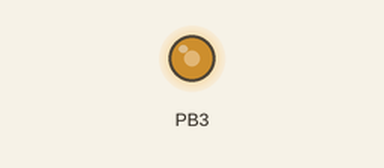
This program was run on a simulated ATmega32, built with avr-gcc and emulated at 16 MHz (the files do not name the chip). Parts: output pins drawn as LEDs (lit = HIGH).

Above: at 0.2 s.
Timing chart, 0 to 1.7 s (numbered marks = the images above):
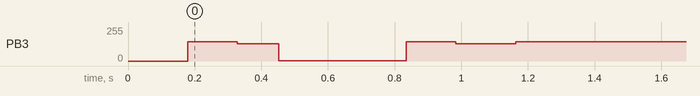

The program:

main.c
```c
#include <avr/interrupt.h>
#include <avr/io.h>

#include "global.h"
#include "modplayer.h"
#include "moduledata.h"
#include "paula_emu.h"


int main (void) {


	//Set TIMER0 (PWM OC0 Pin)
	DDRB |= (1<<3);
	TCCR0 |= (1<<WGM01|1<<WGM00|1<<COM01|1<<CS00);
	OCR0 = 128;

	//Set TIMER1 (Next Sample Timer)
	TIMSK |= (1 << OCIE1A);
	TCCR1B |= (1<<WGM12) | (1<<CS11);

	//Set TIMER2 (Frames)
	TIMSK |= (1 << OCIE2);
	TCCR2 = (1<<WGM21) | (1<<CS22) | (1<<CS21) | (1<<CS20);
	OCR2 = 255;

	modplayer_init();

	sei();

	while(1) { }

}


ISR (TIMER1_COMPA_vect) {
	paula_render();
}


ISR (TIMER2_COMP_vect) {
	modplayer_next_frame();
}
```

global.h
```c
#define SYSCLK 16000000

#define SBI(port,bit) port |= (1<<bit)
#define CBI(port,bit) port &= ~(1<<bit)
#define NOP asm volatile ("nop");

//#define SAMPLERATE 8000

//#define REFERENCE_RATE 8287

// FIXED POINT ARITHMETICS

//#define FPACBITS 16

//#define FPA_TO_NORM(a) (a >> FPACBITS)
//#define NORM_TO_FPA(a) ((uint32_t)(((uint32_t)a) << FPACBITS))
//#define FPA_MUL(a,b) ((a * b) >> FPACBITS)
//#define FPA_DIV(a,b) ((a << FPACBITS) / b)

//#define FPS 50 // PAL
//#define SAMPLES_PER_FRAME (SAMPLERATE/FPS)

#define OFFSET_SAMPLE_HEADER (20)
#define SAMPLE_HEADER_LENGTH (22+2+1+1+2+2)

#define OFFSET_SONG_HEADER (OFFSET_SAMPLE_HEADER + SAMPLE_HEADER_LENGTH * 31)
#define OFFSET_PATTERNS (OFFSET_SONG_HEADER + 1 + 1 + 128 + 4)

//#define SET_BIT(PORT, BITNUM)    ((PORT) |=  (1<<(BITNUM)))
//#define CLEAR_BIT(PORT, BITNUM)  ((PORT) &= ~(1<<(BITNUM)))
//#define TOGGLE_BIT(PORT, BITNUM) ((PORT) ^=  (1<<(BITNUM)))


#define TESTCHAN 2
```

modplayer.c
```c
#include "global.h"
#include "modplayer.h"
#include "moduledata.h"
#include "paula_emu.h"

uint32_t offset_samples;

uint8_t numpatterns;
uint8_t patterntable[128];
uint8_t numsongpos;

uint8_t speed = 6;

uint8_t songpos = 0;
uint8_t activerow = 0;
uint8_t activeframe = 0;

struct t_channelstate channelstate[4];
struct t_sampleheader sampleheader[31];

void trigger(uint8_t ch, uint8_t sample_id, uint16_t rate) {

	if (ch != TESTCHAN) return;

	channelstate[ch].sample_id = sample_id;
	channelstate[ch].rate_before_fx = rate;
	channelstate[ch].arp[0] = 0;
	channelstate[ch].arp[1] = 0;
	channelstate[ch].arp[2] = 0;

	paulachannel[ch].addr = offset_samples + sampleheader[sample_id].data_offset;
	paulachannel[ch].length = sampleheader[sample_id].length;
	paulachannel[ch].finalrate = rate;
	paulachannel[ch].volume = 64;

	paulachannel[ch].loop_start = sampleheader[sample_id].loop_start;
	paulachannel[ch].loop_end = sampleheader[sample_id].loop_end;
	paulachannel[ch].loop_length = paulachannel[ch].loop_end - paulachannel[ch].loop_start;
	paulachannel[ch].loop_enable = sampleheader[sample_id].loop;

	paulachannel[ch].position = 0;
	paulachannel[ch].playing = 1;

	OCR1A = rate;

}


/**
 *
 */
void next_row() {

	activerow++;

	if (activerow >= 63) {
		activerow = 0;
		songpos++;
		if(songpos >= numsongpos) songpos = 0;
	}

}

/**
 *
 */
void process_row() {
	uint8_t ch;

	uint32_t pre_offset = OFFSET_PATTERNS + (patterntable[songpos] << 10) + (activerow << 4);

	for (ch=0;ch<4;ch++) {

		// Decode one division
		uint32_t offset = pre_offset + (ch * 4);

		uint8_t byte1 = pgm_read_byte(&moduledata[offset]);
		uint8_t byte2 = pgm_read_byte(&moduledata[offset+1]);
		uint8_t byte3 = pgm_read_byte(&moduledata[offset+2]);
		uint8_t byte4 = pgm_read_byte(&moduledata[offset+3]);
		uint16_t rate = ((byte1 & 0x0f) << 8) + byte2;
		uint8_t sample_id = (byte1 & 0xf0) + (byte3 >> 4);
		uint8_t effectdata = byte4;
		uint8_t effectid = byte3 & 0x0f;

		if (sample_id > 0) {
			trigger(ch,sample_id - 1,rate & 0x0fff);
		}

		switch(effectid) {

			case 0:
				channelstate[ch].arp[0] = 0;
				channelstate[ch].arp[1] = effectdata >> 4;
				channelstate[ch].arp[2] = effectdata & 0xf;
				break;

			case 0xc:
				sampleheader[sample_id].volume = effectdata;
				paulachannel[ch].volume = effectdata;
				break;

			case 0xb:
				songpos = effectdata;
				break;

			case 0xf:
				speed = effectdata & 0xf;
				break;

		}

	}

}

// 6bit FPA
//uint16_t FParptable[16] = {64,68,72,76,81,85,91,96,102,108,114,121,128};
uint16_t FParptable[16] = {51,54,57,61,65,68,72,77,81,86,91,97,102};

// 7bit FPA
//uint16_t FParptable[16] = {128,136,144,152,161,171,181,192,203,215,228,241,256,271,287,304};

// 8bit FPA
//uint16_t FParptable[16] = {256,271,287,304,322,342,362,383,406,430,456,483,512,542,574,608};

//10bit FPA
//uint16_t FParptable[16] = {1024,1085,1149,1218,1290,1366,1448,1534,1625,1721,1823,1932,2047,2168,2297,2433};

//16bit FPA
//uint32_t FParptable[16] = {65536,69429,73553,77922,82551,87454,92649,98152,103982,110159,116702,123634,130978,138758,147001,155733};

/**
 *
 */
void process_frame() {

	uint8_t arpindex = activeframe % 3;

	uint8_t ch;
	for (ch=0;ch<4;ch++) {

		if (ch == TESTCHAN) {

			if (paulachannel[ch].playing) {

				uint8_t arptable_index = channelstate[ch].arp[arpindex];

				uint16_t arped_rate = channelstate[ch].rate_before_fx * (FParptable[arptable_index]);

				paulachannel[ch].finalrate = arped_rate >> 6;

				OCR1A = paulachannel[ch].finalrate;
				//OCR1A = channelstate[ch].rate_before_fx;
			}

		}

	}


}

/**
 *
 */
void modplayer_next_frame() {

	if (activeframe < speed) {
		process_frame();
		activeframe++;
	} else {
		activeframe = 0;
		next_row();
		process_row();
	}

}

/**
 *
 */
void copy_sampleinfo() {

	uint32_t soff=0;
	uint8_t c;

	// read SAMPLEINFO from FLASH into RAM
	for(c=0;c<31;c++) {

		sampleheader[c].data_offset = soff;
		uint32_t offset;
		offset = OFFSET_SAMPLE_HEADER + (SAMPLE_HEADER_LENGTH*c);

		sampleheader[c].length = pgm_read_byte(&moduledata[offset + 22]) << 9;
		sampleheader[c].length += pgm_read_byte(&moduledata[offset + 23]) << 1;

		soff += sampleheader[c].length;

		sampleheader[c].finetune = pgm_read_byte(&moduledata[offset + 24]);
		sampleheader[c].volume = (uint8_t)pgm_read_byte(&moduledata[offset + 25]);

		sampleheader[c].loop_start = (uint8_t)pgm_read_byte(&moduledata[offset + 26]) << 9;
		sampleheader[c].loop_start += (uint8_t)pgm_read_byte(&moduledata[offset + 27]) << 1;

		sampleheader[c].loop_length = (uint8_t)pgm_read_byte(&moduledata[offset + 28]) << 9;
		sampleheader[c].loop_length = (uint8_t)pgm_read_byte(&moduledata[offset + 29]) << 1;
		sampleheader[c].loop = (sampleheader[c].loop_length > 2);

		sampleheader[c].loop_end = sampleheader[c].loop_start + sampleheader[c].loop_length;

	}

}


/**
 *
 */
uint8_t get_highest_pattern_number() {

	uint8_t max = 0;
	uint32_t offset;
	offset = OFFSET_SONG_HEADER + 2;

	uint8_t i;
	for(i=0;i<128;i++) {
		uint8_t tmp = pgm_read_byte(&moduledata[offset + i]);
		if (tmp > max) max = tmp;
	}

	return max;

}

/**
 *
 */
void copy_songinfo() {
	numpatterns = get_highest_pattern_number() + 1;
	numsongpos = pgm_read_byte(&moduledata[OFFSET_SONG_HEADER]);


	uint8_t i;
	for(i=0;i<128;i++) {
		patterntable[i] = pgm_read_byte(&moduledata[OFFSET_SONG_HEADER + 2 + i]);
	}

}


/**
 *
 */
void modplayer_init() {

	copy_sampleinfo();

	copy_songinfo();

	offset_samples = OFFSET_PATTERNS + (numpatterns * 1024);

	// process the first row/frame
	process_row();
	process_frame();

}
```

modplayer.h
```c
#include <avr/io.h>


struct t_sampleheader {
	uint32_t length;
	int8_t finetune;
	uint8_t volume;
	uint8_t loop;
	uint32_t loop_start;
	uint32_t loop_length;
	uint32_t loop_end;
	uint16_t data_offset;
};

struct t_channelstate {
	uint8_t sample_id;
	uint16_t rate_before_fx;
	uint8_t arp[3];
};


extern struct t_sampleheader sampleheader[31];
extern struct t_channelstate channelstate[4];

extern uint32_t offset_samples;

void modplayer_init();
void modplayer_next_frame();
```

moduledata.h
```c
#include <avr/pgmspace.h>

extern const char moduledata[] PROGMEM;
```

paula_emu.c
```c
#include "global.h"
#include "paula_emu.h"
#include "moduledata.h"

struct t_paulachannel paulachannel[4];

void paula_init() {

}

void paula_render() {

	uint8_t ch = TESTCHAN;
	uint8_t out;;

	if (paulachannel[ch].playing) {

		paulachannel[ch].position++;

		// LOOP
		if (paulachannel[ch].loop_enable) {
			if (paulachannel[ch].position >= paulachannel[ch].loop_end) {
				paulachannel[ch].position -= (paulachannel[ch].loop_length);
			}
		} else if (paulachannel[ch].position >= paulachannel[ch].length) {
			paulachannel[ch].playing = 0;
		}

		int16_t tmp = (int8_t)pgm_read_byte(&moduledata[paulachannel[ch].addr + paulachannel[ch].position]);

		tmp *= paulachannel[ch].volume;

		tmp /= 256;

		out = tmp + 127;

	}

	OCR0 = out;

	return;
	/*

	int16_t sum = 0;

	uint8_t ch;

	for (ch=0;ch<4;ch++) {

		if (paulachannel[ch].playing) {

			// LOOP
			if (paulachannel[ch].loop_enable) {
				if (paulachannel[ch].FP16_position > paulachannel[ch].FP16_loop_end) {
					paulachannel[ch].FP16_position -= (paulachannel[ch].FP16_loop_length);
				}
			}

			// PLAY
			if (paulachannel[ch].FP16_position < paulachannel[ch].FP16_length) {

				int8_t tmp = (int8_t)pgm_read_byte(&moduledata[paulachannel[ch].addr + (paulachannel[ch].FP16_position >> FPACBITS)]);

				sum += (tmp * paulachannel[ch].volume) / 128;

				paulachannel[ch].FP16_position += paulachannel[ch].FP16_finalrate;

			} else {

				paulachannel[ch].playing = 0;

			}

		}

	}
	*/


}
```

paula_emu.h
```c
#include <avr/io.h>

struct t_paulachannel {

	uint16_t 	addr;
	uint32_t	length;
	uint32_t 	finalrate;
	uint8_t 	volume;

	uint32_t 	loop_start;
	uint32_t 	loop_end;
	uint32_t 	loop_length;
	uint8_t		loop_enable;

	uint32_t	position;

	uint8_t		playing;

};

extern struct t_paulachannel paulachannel[4];

void paula_render();
void paula_init();
```

Source omitted: moduledata_a.c (60966 bytes)

Measured:
- by itself, PB3: 0/255 → 144/255 at 0.18 s, → 130/255 0.15 s later, → 1/255 0.12 s later, → 144/255 0.38 s later, … (6 changes in this stretch)
